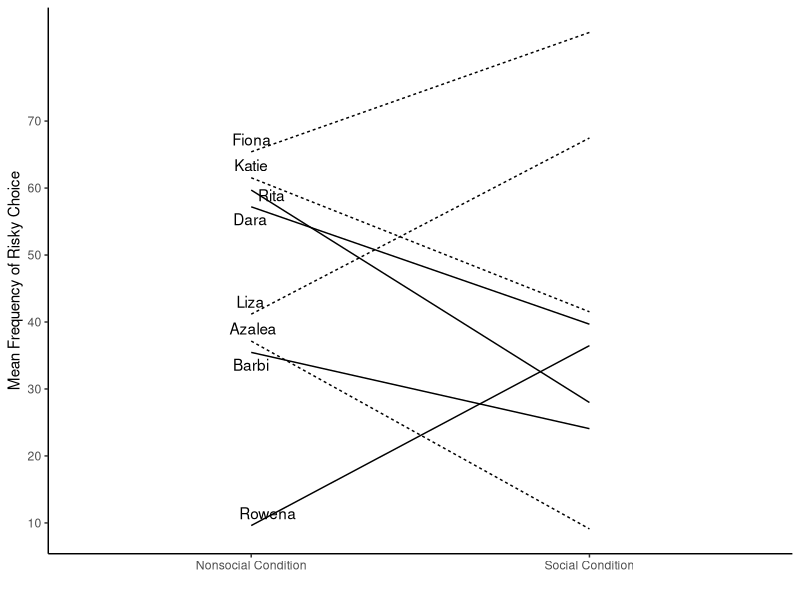
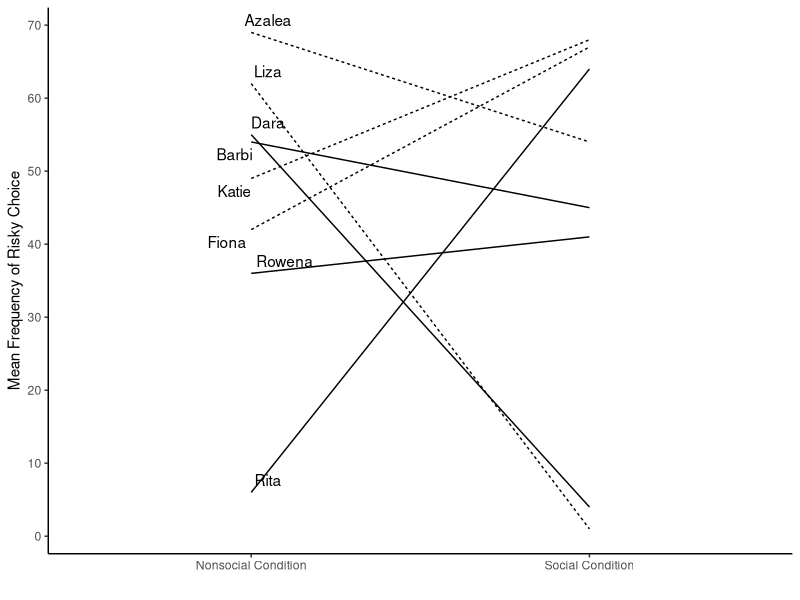
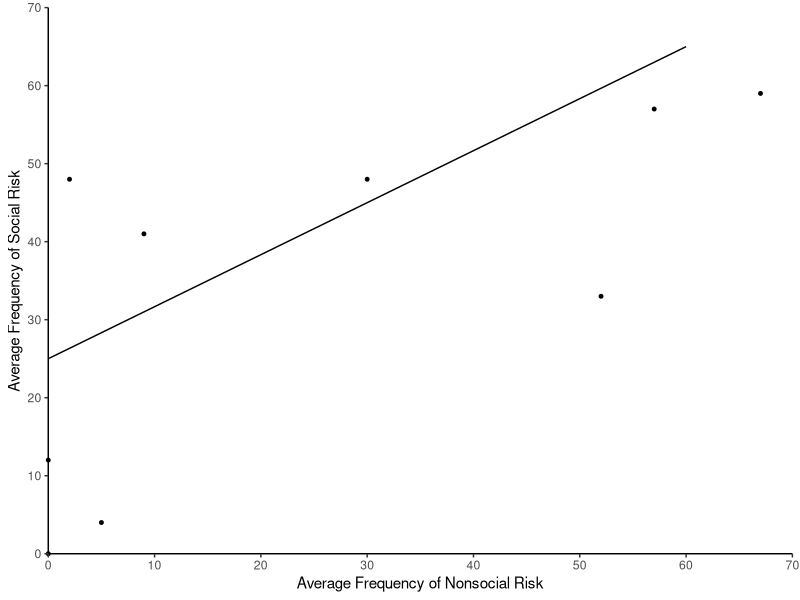

Generate these figures, in order, with R:
## ---- chunk 1
knitr::opts_chunk$set(echo = TRUE)
## ---- chunk 2
#loading library to enable visualization of ggplot function use
library(ggplot2)
library(ggrepel)
## ---- chunk 3

names<-rep(c("Dara","Rita","Liza", "Azalea", "Barbi","Rowena","Katie","Fiona"), each=2)
lnames<-c("","Dara","","Rita","","Liza", "","Azalea", "","Barbi","","Rowena","","Katie","","Fiona")
mean_frequency<-rnorm(16,45,25)
condition<-rep(c("Social Condition","Nonsocial Condition"),8)
adversity<-rep(c("Adverse","Not_Adverse"),times=c(4,4))

plot_df<-data.frame(names,mean_frequency,adversity,condition)

#print(plot_df)

b<-ggplot(plot_df, aes(condition,mean_frequency,group=names,linetype=adversity))+geom_line()+geom_text_repel(label=lnames, position = "nudge")+theme_classic()

b+labs(x="",y="Mean Frequency of Risky Choice")+theme(legend.position = "none")+scale_y_continuous(breaks = pretty(0:70,n=7))
## ---- chunk 4

names<-rep(c("Dara","Rita","Liza", "Azalea", "Barbi","Rowena","Katie","Fiona"), each=2)
lnames<-c("","Dara","","Rita","","Liza", "","Azalea", "","Barbi","","Rowena","","Katie","","Fiona")
mean_frequency<-floor(runif(16,0,70))
condition<-rep(c("Social Condition","Nonsocial Condition"),8)
adversity<-rep(c("Adverse","Not_Adverse"),times=c(4,4))

plot_df<-data.frame(names,mean_frequency,adversity,condition)

#print(plot_df)

a<-ggplot(plot_df, aes(condition,mean_frequency,group=names,linetype=adversity))+geom_line()+geom_text_repel(label=lnames, position = "nudge")+theme_classic()

a+theme(legend.position = "none")+labs(x="",y="Mean Frequency of Risky Choice")+theme(legend.position = "none")+scale_y_continuous(breaks = pretty(0:70,n=7))
## ---- chunk 5
avg_nonsoc<-c(0,60)
avg_soc<-c(25,65)
ad_avg_nonsoc<-c(0,0,2,5,9,30,52,57,67)
ad_avg_soc<-c(0,12,48,4,41,48,33,57,59)
plot_da<-data.frame(avg_nonsoc,avg_soc)
plot_db<-data.frame(ad_avg_nonsoc,ad_avg_soc)

c<-ggplot(plot_da)+geom_line(mapping = aes(avg_nonsoc,avg_soc))+geom_point(data =plot_db ,x=ad_avg_nonsoc,y=ad_avg_soc, size=1)+theme_classic()+coord_cartesian(xlim = c(0,70),ylim = c(0,70),clip = "off")


c+labs(x="Average Frequency of Nonsocial Risk",y="Average Frequency of Social Risk")+scale_x_continuous(expand = c(0,0),breaks = pretty(0:70,n=7))+scale_y_continuous(expand = c(0,0),breaks = pretty(0:70,n=7))
